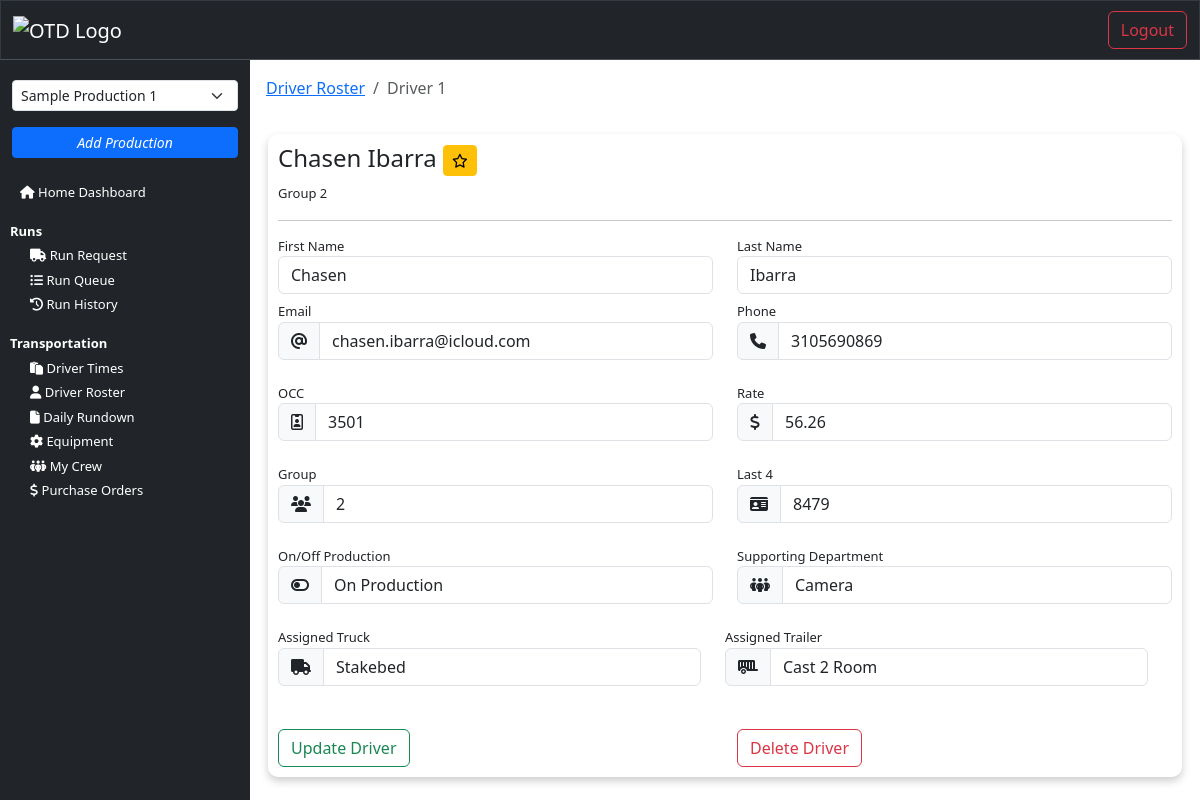
The app's page /driver/1/ (signed in) with its own data.
### transportation/models.py (models this page shows, shortened)
class Driver(models.Model):
    user = models.OneToOneField(settings.AUTH_USER_MODEL, on_delete=models.CASCADE)  # Use custom user model
    production_title = models.CharField(max_length=150, null=True, blank=True)
    first_name = models.CharField(max_length=150, null=True, blank=True)
    last_name = models.CharField(max_length=150, null=True, blank=True)
    driver_email = models.EmailField(_('email address'), null=True, blank=True)
    driver_birthdate = models.DateField(null=True, blank=True)
    driver_phone = models.CharField(max_length=15, null=True, blank=True)
    occupation_code = models.CharField(max_length=4, null=True, blank=True)
    job_classification = models.CharField(max_length=50, null=True, blank=True)
    driver_hire_date = models.DateField(null=True, blank=True)
    production_status = models.CharField(max_length=50, null=True, blank=True) # On production or off production
    rate = models.DecimalField(max_digits=6, decimal_places=2, null=True, blank=True)
    grouping = models.IntegerField(null=True, blank=True)
    local = models.IntegerField(null=True, blank=True)
    last_4 = models.CharField(max_length=6, null=True, blank=True)
    drivers_license_number = models.CharField(max_length=20, null=True, blank=True)
    drivers_license_expiration = models.DateField(null=True, blank=True)
    drivers_license_state = models.CharField(max_length=2, null=True, blank=True)
    drivers_license_class = models.CharField(max_length=2, null=True, blank=True)
    drivers_license_endorsements = models.CharField(max_length=50, null=True, blank=True)
    drivers_license_restrictions = models.CharField(max_length=50, null=True, blank=True)
    medical_card_expiration = models.DateField(null=True, blank=True)
    assigned_truck = models.ManyToManyField('Equipment', related_name='assigned_truck', limit_choices_to={'equipment_type_1': 'truck'})
    assigned_trailer = models.ManyToManyField('Equipment', related_name='assigned_trailer', limit_choices_to={'equipment_type_1': 'trailer'})
    supporting_department = models.ForeignKey(Department, null=True, blank=True, on_delete=models.CASCADE, related_name='drivers')
    is_favorite = models.BooleanField(default=False, null=True, blank=True)
    is_active = models.BooleanField(default=True)

class Equipment(models.Model):
    EQUIPMENT_TYPE_1_CHOICES = [
        ('truck', 'Truck'),
        ('trailer', 'Trailer'),
    ]
    TRUCK_TYPE_CHOICES = [
        ('stakebed', 'Stakebed'),
        ('box_truck', 'Box Truck'),
        ('5_ton', '5-Ton'),
        ('10_ton', '10-Ton'),
        ('tractor', 'Tractor'),
        ('production_van', 'Production Van'),
        ('van', 'Van'),
    ]
    TRAILER_TYPE_CHOICES = [
        ('cast_single', 'Cast Single'),
        ('cast_2_room', 'Cast 2-Room'),
        ('cast_3_room', 'Cast 3-Room'),
        ('cast_5_room', 'Cast 5-Room'),
        ('office_trailer', 'Office Trailer'),
        ('wardrobe_trailer', 'Wardrobe Trailer'),
        ('makeup_trailer', 'Makeup Trailer'),
        ('grip_trailer', 'Grip Trailer'),
        ('set_lighting_trailer', 'Set Lighting Trailer'),
        ('equipment_trailer', 'Equipment Trailer'),
        ('honeywagon', 'Honeywagon'),
        ('flatbed', 'Flatbed'),
    ]
    production_title = models.ForeignKey(Production, on_delete=models.CASCADE, related_name='vehicles')
    equipment_type_1 = models.CharField(max_length=150, choices=EQUIPMENT_TYPE_1_CHOICES , null=True) # truck or trailer
    equipment_type_2 = models.CharField(max_length=150, choices=TRUCK_TYPE_CHOICES, null=True, blank=True) # truck or trailer specific (stakebed, 2 room, etc..)
    trailer_type = models.CharField(max_length=150, choices=TRAILER_TYPE_CHOICES, null=True, blank=True)
    vendor_name = models.CharField(max_length=100, null=True)
    vendor_address_1 = models.CharField(max_length=100, null=True)
    vendor_address_2 = models.CharField(max_length=100, null=True, blank=True)
    vendor_city = models.CharField(max_length=100, null=True)
    vendor_state = models.CharField(max_length=2, null=True)
    vendor_zip = models.CharField(max_length=10, null=True)
    vendor_unit_number = models.CharField(max_length=10, null=True)
    fleet_number = models.CharField(max_length=20, null=True)
    purchase_order = models.CharField(max_length=10, null=True)
    vendor_invoice = models.CharField(max_length=10, null=True)
    equipment_notes = models.TextField(max_length=2000, null=True, blank=True)
    assigned_department = models.ForeignKey(Department, null=True, blank=True, on_delete=models.CASCADE, related_name='vehicles')
    assigned_driver = models.ManyToManyField(Driver, blank=True, related_name='vehicles')
    is_active = models.BooleanField(default=True)

### core/models.py (models this page shows, shortened)
class Department(models.Model):
    department_title = models.CharField(max_length=100, null=True)

### interface/views.py (the view)
# urls.py: path('driver/<int:driver_id>/', views.view_driver, name='view_driver'),
@login_required(login_url='login')
def view_driver(request, driver_id):
    driver = get_object_or_404(Driver, id=driver_id)
    user = get_object_or_404(NewUser, id=request.user.id)
    user_productions = user.productions.filter(is_active=True)
    departments = Department.objects.all()
    production_title = request.session.get('production_title')
    if production_title:
        trucks = Equipment.objects.filter(
            equipment_type_1='truck',
            production_title__production_title=production_title,
            assigned_driver__isnull=True  # Filter out trucks that are assigned to other drivers
        )
        trailers = Equipment.objects.filter(
            equipment_type_1='trailer',
            production_title__production_title=production_title,
            assigned_driver__isnull=True  # Filter out trailers that are assigned to other drivers
        )
    else:
        trucks = Equipment.objects.filter(equipment_type_1='truck', assigned_driver__isnull=True)
        trailers = Equipment.objects.filter(equipment_type_1='trailer', assigned_driver__isnull=True)
    assigned_trucks = driver.assigned_truck.all()
    assigned_trailers = driver.assigned_trailer.all()
    context = {
        'driver': driver,
        'trucks': trucks,
        'trailers': trailers,
        'assigned_trucks': assigned_trucks,
        'assigned_trailers': assigned_trailers,
        'user_productions': user_productions,
    }
    return render(request, 'interface/driver.html', context)

### interface/templates/interface/driver.html (shortened to what this page needs)
{% extends 'interface/layout.html' %}
{% block content %}
    <nav class="p-2" aria-label="breadcrumb">
        <ol class="breadcrumb">
        <li class="breadcrumb-item"><a href="{% url 'driver_roster' %}">Driver Roster</a></li>
        <li class="breadcrumb-item active" aria-current="page">Driver {{ driver.id }}</li>
        </ol>
    </nav>
    <div class="card-body">
        <h4>{{ driver.first_name }} {{ driver.last_name }} <a href="{% url 'add_favorite' driver.id %}" class="btn btn-sm btn-warning" title="Mark Favorite"><i class="fa-regular fa-star"></i></a></h4>
        <p>Group {{ driver.grouping }}</p>
        <hr>
        <form action="" method="post">
            <div class="row pb-2">
                <div class="col-6">
                    <label for="" class="form-group">First Name</label>
                    <input type="text" class="form-control" name="first_name" value="{{ driver.first_name }}">
                </div>
                <div class="col-6">
                    <label for="" class="form-group">Last Name</label>
                    <input type="text" class="form-control" name="last_name" value="{{ driver.last_name }}">
                </div>
            </div>
            <div class="row pb-2">
                <div class="col-6">
                    <label for="" class="form-group">Email</label>
                    <div class="input-group mb-3">
                        <span class="input-group-text"><i class="fa fa-at"></i></span>
                        <input type="text" class="form-control" name="email" aria-label="Email address" value="{{ driver.driver_email }}">
                    </div>
                </div>
                <div class="col-6">
                    <label for="" class="form-group">Phone</label>
                    <div class="input-group mb-3">
                        <span class="input-group-text"><i class="fa fa-phone"></i></span>
                        <input type="text" class="form-control" name="phone" aria-label="Contact phone number" value="{{ driver.driver_phone }}">
                    </div>
                </div>
            </div>
            <div class="row pb-2">
                <div class="col-6">
                    <label for="" class="form-group">OCC</label>
                    <div class="input-group mb-3">
                        <span class="input-group-text"><i class="fa fa-id-badge"></i></span>
                        <input type="text" class="form-control" name="occupation_code" aria-label="Occupation Code" value="{{ driver.occupation_code }}">
                    </div>
                </div>
                <div class="col-6">
                    <label for="" class="form-group">Rate</label>
                    <div class="input-group mb-3">
                        <span class="input-group-text"><i class="fa fa-dollar-sign"></i></span>
                        <input type="text" class="form-control" name="rate" aria-label="Amount (to the nearest dollar)" value="{{ driver.rate }}">
                    </div>
                </div>
            </div>
            <div class="row pb-2">
                <div class="col-6">
                    <label for="grouping" class="form-group">Group</label>
                    <div class="input-group mb-3">
                        <span class="input-group-text"><i class="fa-solid fa-users"></i></span>
                        <input type="number" class="form-control" name="grouping" value="{{ driver.grouping }}">
                    </div>
                </div>
                <div class="col-6">
                    <label for="last_4" class="form-group">Last 4</label>
                    <div class="input-group mb-3">
                        <span class="input-group-text"><i class="fa-solid fa-id-card"></i></span>
                        <input type="number" class="form-control" name="last_4" value="{{ driver.last_4 }}">
                    </div>
                </div>
            </div>
            <div class="row pb-2">
                <div class="col-6">
                    <label for="production_status" class="form-group">On/Off Production</label>
                    <div class="input-group mb-3">
                        <span class="input-group-text"><i class="fa-solid fa-toggle-off"></i></span>
                        <input type="text" class="form-control" name="production_status" value="{{ driver.production_status }}">
                    </div>
                </div>
                <div class="col-6">
                    <label for="supporting_department" class="form-group">Supporting Department</label>
                    <div class="input-group mb-3">
                        <span class="input-group-text"><i class="fa-solid fa-people-group"></i></span>
                        <input type="text" class="form-control" name="supporting_department" value="{{ driver.supporting_department.department_title }}">
                    </div>
                </div>
            </div>
            <div class="row pb-2">
                <div class="row">
                    <div class="col-6">
                        <label for="assigned_truck" class="form-group">Assigned Truck</label>
                        <div class="input-group mb-3">
                            <span class="input-group-text"><i class="fa-solid fa-truck"></i></span>
                            <input type="text" class="form-control" name="assigned_truck" value="{% for truck in assigned_trucks %}{{ truck.equipment_type_2 }}{% if not forloop.last %}, {% endif %}{% endfor %}">
                        </div>
                    </div>
                    <div class="col-6">
                        <label for="assigned_trailer" class="form-group">Assigned Trailer</label>
                        <div class="input-group mb-3">
                            <span class="input-group-text"><i class="fa-solid fa-trailer"></i></span>
                            <input type="text" class="form-control" name="assigned_trailer" value="{% for trailer in assigned_trailers %}{{ trailer.equipment_type_2 }}{% if not forloop.last %}, {% endif %}{% endfor %}">
                        </div>
                    </div>
                </div>
            </div>
            <br>
            <div class="row">
                <div class="col-6">
                    <button class="btn btn-outline-success">Update Driver</button>
                </div>
                <div class="col-6">
                    <button class="btn btn-outline-danger">Delete Driver</button>
                </div>
            </div>
        </form>
    </div>
{% endblock %}

### static/css/style.css (style rules this page uses)
body { padding: 0; margin: 0; background-color: white; }
.card-body { padding: 20px; margin: 20px; border-radius: 10px; box-shadow: 0 4px 8px 0 rgba(0,0,0,0.2); background-color: white; }
@media (min-width: 768px) { .card-body { padding: 10px; margin: 10px; font-size: small; } }

### records on screen
Driver: id "1", first_name "Chasen", last_name "Ibarra", grouping "2", email "chasen.ibarra@icloud.com", phone "3105690869", occupation_code "3501", rate "56.26", last_4 "8479", production_status "On Production", supporting_department "Camera"
Equipment: assigned_truck "Stakebed"
Equipment: assigned_trailer "Cast 2 Room"

### other values on screen
form field production_title "Sample Production 1"
